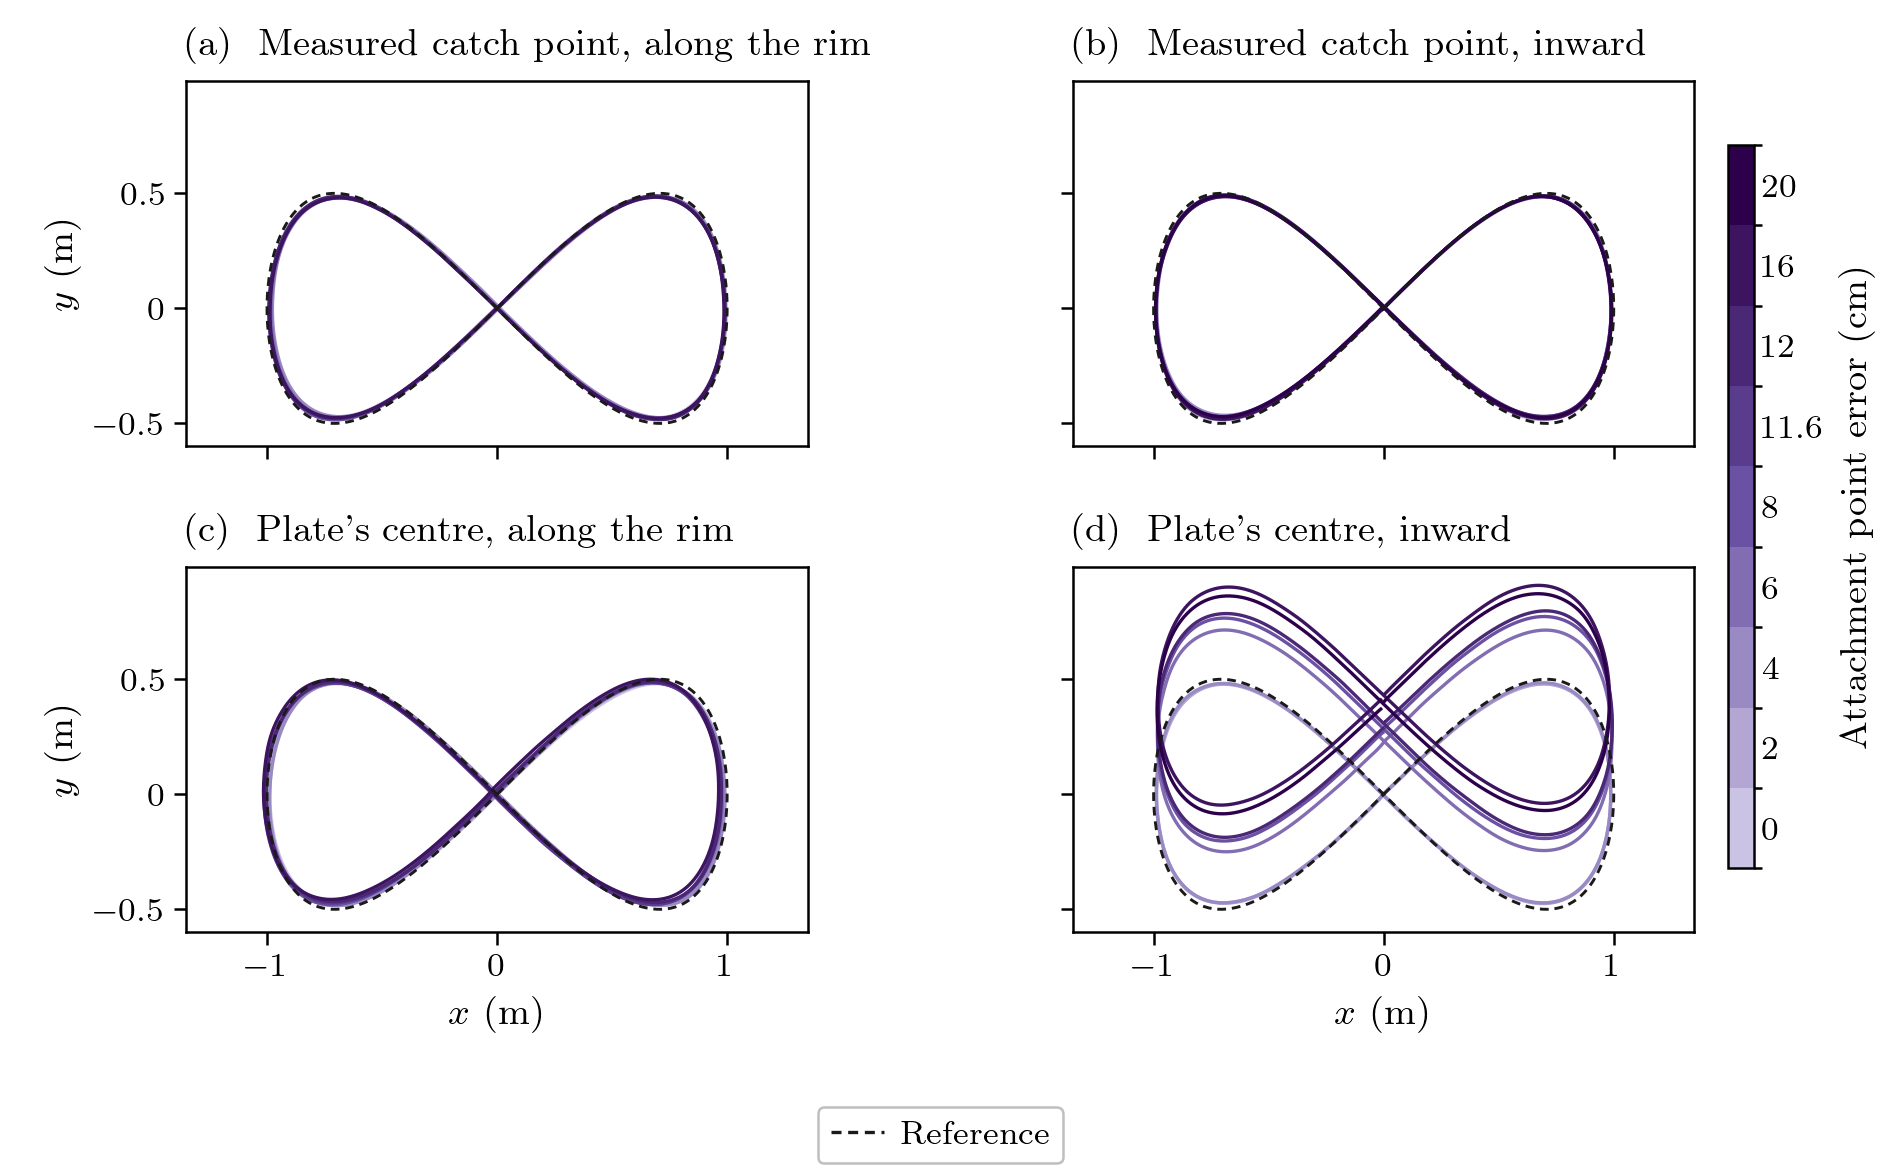

Write the Python code that produced this figure.
#!/usr/bin/env python3
"""The figure-eight after an attachment with an error in the attachment point (4.1.3; Wesley 11 Nov: show the actual
figure-eight paths, the desired path against the actual one, every offset coloured by its size,
side by side; 13 Nov: one purple light to dark, since red means the plate's centre in Figure 17, fewer words).

The one sentence: with the measured catch point the ring follows the figure-eight at every offset, while with the plate's
centre an inward offset of 6 cm or more takes it far off the path.
Hero: 2 x 2 plan views. Rows: the attachment point at the measured catch point, at the plate's centre. Columns: the
offset along the rim (0-16 cm), radially inward (0-20 cm). Each panel: the reference (black, dashed) and the ring's path
over the one figure-eight flown after the attachment (PATH_START to LOGGED), one line per offset coloured by its size on
one purple scale, with a colour bar. Column names on the top row only, row names in the y labels.
Left out: the second repeat of each case (the first run of each pair is drawn; the printed RMS covers both), the hover
and the attachment before the path, the landing.
Data: R4034-R4093 (results/analysis/x11_u_2026-11-07.json, F078/F079: arm, direction, d_cm per run); the paths from
results/analysis/x11_u_paths_2026-11-07.csv.gz (Q012), else run.csv (payload_x/y, payload_ref_x/y) between events.csv's
PATH_START and LOGGED. Distance to the path: each sample's distance to the
reference polyline (clock-free).
"""
import glob
import json
import os
import sys

import numpy as np
import pandas as pd

HERE = os.path.dirname(os.path.abspath(__file__))
sys.path.insert(0, HERE)
import review_style as S  # noqa: E402

S.HERE = HERE
ROWS = (('measured', 'measured catch point'), ('slot', "plate's centre"))
COLS = (('t', 'along the rim'), ('ri', 'inward'))
VMAX = 20.0


def run_dir(rid):
    (d,) = glob.glob(os.path.join(S.REPO, 'results', '2026-11-0*', f'{rid}_*'))
    return d


PATHS = os.path.join(S.REPO, 'results', 'analysis', 'x11_u_paths_2026-11-07.csv.gz')   # Q012: the runs left the laptop
_paths = None


def path(rid):
    global _paths
    if os.path.exists(PATHS):
        _paths = _paths if _paths is not None else pd.read_csv(PATHS)
        c = _paths[_paths.run == rid]
        return c.payload_x.to_numpy(), c.payload_y.to_numpy(), c.payload_ref_x.to_numpy(), c.payload_ref_y.to_numpy()
    d = run_dir(rid)
    c = pd.read_csv(os.path.join(d, 'logs', 'run.csv'),
                    usecols=['t', 'payload_x', 'payload_y', 'payload_ref_x', 'payload_ref_y']).drop_duplicates('t')
    ev = pd.read_csv(os.path.join(d, 'logs', 'events.csv'))
    ev = ev[pd.to_numeric(ev.sim_time, errors='coerce').notna()]
    g = lambda k: float(ev.loc[ev.event == k, 'sim_time'].astype(float).iloc[0])  # noqa: E731
    m = (c.t >= g('PATH_START')) & (c.t <= g('LOGGED'))
    return c.payload_x[m].to_numpy(), c.payload_y[m].to_numpy(), c.payload_ref_x[m].to_numpy(), c.payload_ref_y[m].to_numpy()


def dist_to_polyline(px, py, rx, ry):
    a = np.c_[rx[:-1], ry[:-1]]
    b = np.c_[rx[1:], ry[1:]]
    ab = b - a
    L2 = np.maximum((ab ** 2).sum(1), 1e-12)
    out = np.empty(len(px))
    for i, p in enumerate(np.c_[px, py]):
        s = np.clip(((p - a) * ab).sum(1) / L2, 0, 1)
        out[i] = np.min(np.linalg.norm(a + s[:, None] * ab - p, axis=1))
    return out


def main():
    rows = json.load(open(os.path.join(S.REPO, 'results', 'analysis', 'x11_u_2026-11-07.json')))['runs']
    flown = sorted({float(r['d_cm']) for r in rows})                 # the offsets actually flown
    # one purple, light to dark (13 Nov review: red stays 'the plate's centre' as in Figure 17; reads in greyscale)
    cmap_c = S.plt.matplotlib.colors.LinearSegmentedColormap.from_list('offset', ['#cbc3e3', '#6a51a3', '#2d004b'])
    cmap = S.plt.matplotlib.colors.ListedColormap([cmap_c(k / (len(flown) - 1)) for k in range(len(flown))])
    edges = [flown[0] - 1] + [0.5 * (a + b) for a, b in zip(flown[:-1], flown[1:])] + [flown[-1] + 1]
    norm = S.plt.matplotlib.colors.BoundaryNorm(edges, cmap.N)
    S.setup()
    fig = S.figure('full', 3.9)
    fig.get_layout_engine().set(h_pad=0.09)              # room above the top titles (annotations are not laid out)
    axs = fig.subplots(2, 2, sharex=True, sharey=True)                 # one scale: the panels are compared by eye
    ytop = [0.5]
    for i, (arm, arm_name) in enumerate(ROWS):
        for j, (direction, dir_name) in enumerate(COLS):
            ax = axs[i, j]
            cases = sorted({r['d_cm'] for r in rows if r['arm'] == arm and r['direction'] in (direction, 'd0')})
            ref = None
            for d_cm in cases:
                rr = sorted((r for r in rows if r['arm'] == arm and r['d_cm'] == d_cm
                             and r['direction'] in ((direction,) if d_cm else ('d0',))), key=lambda r: r['run'])
                rms = []
                for k, r in enumerate(rr):
                    px, py, rx, ry = path(r['run'])
                    dd = dist_to_polyline(px, py, rx, ry)
                    rms.append(1e3 * float(np.sqrt(np.mean(dd ** 2))))
                    if k == 0:
                        ax.plot(px, py, color=cmap(norm(d_cm)), lw=0.8, zorder=2 + d_cm / 100)
                        ytop[0] = max(ytop[0], float(np.max(py)))
                        ref = ref if ref is not None else (rx, ry)
                print(f'{arm:8s} {direction:2s} {d_cm:5.1f} cm  runs {[r["run"] for r in rr]}  path RMS '
                      f'{", ".join(f"{x:.1f}" for x in rms)} mm')
            ax.plot(*ref, color=S.INK, lw=0.7, ls=(0, (3, 2)), zorder=5)
            ax.set_aspect('equal')
            S.panel(ax, 'abcd'[2 * i + j], f"{arm_name[0].upper() + arm_name[1:]}, {dir_name}")   # Wesley 14 Nov: titles by the letters
    for ax in axs[1, :]:
        ax.set_xlabel('$x$ (m)')
    for ax in axs[:, 0]:
        ax.set_ylabel('$y$ (m)')
    axs[0, 0].set_xlim(-1.35, 1.35)                  # equal aspect at this height: the panels fill the width
    axs[0, 0].set_ylim(-0.6, ytop[0] + 0.08)
    axs[0, 0].set_xticks([-1, 0, 1])
    axs[0, 0].set_yticks([-0.5, 0, 0.5])
    for ax in axs[:, 0]:
        ax.set_yticklabels(['$-0.5$', '$0$', '$0.5$'])   # no trailing zero on 0
    print(f'highest path y {ytop[0]:.2f} m')
    sm = S.plt.matplotlib.cm.ScalarMappable(norm=norm, cmap=cmap)
    cb = fig.colorbar(sm, ax=axs, shrink=0.85, pad=0.02, aspect=28, spacing='uniform')
    cb.set_label('Attachment point error (cm)')
    cb.set_ticks([0.5 * (a + b) for a, b in zip(edges[:-1], edges[1:])])   # one label in the middle of each band
    cb.set_ticklabels([f'{v:g}' for v in flown])
    cb.ax.tick_params(length=0)
    ref_line, = axs[0, 0].plot([], [], color=S.INK, lw=0.8, ls=(0, (3, 2)))
    S.ps.legend_below(fig, [ref_line], ['Reference'], ncol=1)
    S.save(fig, 'fig_catch_paths')


if __name__ == '__main__':
    main()
